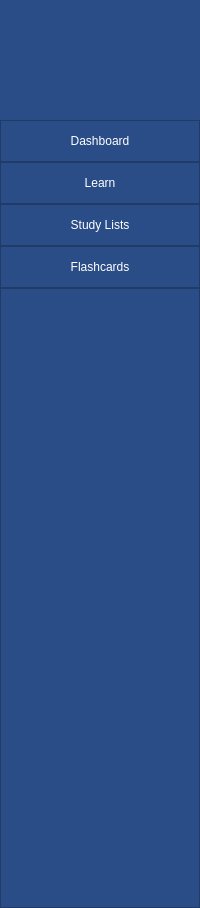
     <widget class="QFrame" name="side_bar">
      <property name="minimumSize">
       <size>
        <width>200</width>
        <height>0</height>
       </size>
      </property>
      <property name="maximumSize">
       <size>
        <width>200</width>
        <height>900</height>
       </size>
      </property>
      <property name="styleSheet">
       <string notr="true">background-color: rgb(58, 74, 97);</string>
      </property>
      <property name="frameShape">
       <enum>QFrame::NoFrame</enum>
      </property>
      <property name="frameShadow">
       <enum>QFrame::Raised</enum>
      </property>
      <layout class="QVBoxLayout" name="verticalLayout_7">
       <property name="spacing">
        <number>0</number>
       </property>
       <property name="leftMargin">
        <number>0</number>
       </property>
       <property name="topMargin">
        <number>0</number>
       </property>
       <property name="rightMargin">
        <number>0</number>
       </property>
       <property name="bottomMargin">
        <number>0</number>
       </property>
       <item>
        <widget class="QFrame" name="leftBar_top">
         <property name="minimumSize">
          <size>
           <width>0</width>
           <height>120</height>
          </size>
         </property>
         <property name="maximumSize">
          <size>
           <width>250</width>
           <height>120</height>
          </size>
         </property>
         <property name="styleSheet">
          <string notr="true">background-color: #2A4D87;</string>
         </property>
         <property name="frameShape">
          <enum>QFrame::NoFrame</enum>
         </property>
         <property name="frameShadow">
          <enum>QFrame::Raised</enum>
         </property>
        </widget>
       </item>
       <item>
        <widget class="QFrame" name="buttons">
         <property name="minimumSize">
          <size>
           <width>0</width>
           <height>0</height>
          </size>
         </property>
         <property name="maximumSize">
          <size>
           <width>16777215</width>
           <height>16777215</height>
          </size>
         </property>
         <property name="styleSheet">
          <string notr="true">background-color: #2A4D87;</string>
         </property>
         <property name="frameShape">
          <enum>QFrame::NoFrame</enum>
         </property>
         <property name="frameShadow">
          <enum>QFrame::Raised</enum>
         </property>
         <layout class="QVBoxLayout" name="verticalLayout_98">
          <property name="spacing">
           <number>0</number>
          </property>
          <property name="leftMargin">
           <number>0</number>
          </property>
          <property name="topMargin">
           <number>0</number>
          </property>
          <property name="rightMargin">
           <number>0</number>
          </property>
          <property name="bottomMargin">
           <number>0</number>
          </property>
          <item>
           <widget class="QFrame" name="button_dashboard_frame">
            <property name="styleSheet">
             <string notr="true">QListWidget{
border: solid lightgray;
border-width: 0px 1px 0px 0px;
}</string>
            </property>
            <property name="frameShape">
             <enum>QFrame::StyledPanel</enum>
            </property>
            <property name="frameShadow">
             <enum>QFrame::Raised</enum>
            </property>
            <layout class="QVBoxLayout" name="verticalLayout_2">
             <property name="spacing">
              <number>0</number>
             </property>
             <property name="leftMargin">
              <number>0</number>
             </property>
             <property name="topMargin">
              <number>0</number>
             </property>
             <property name="rightMargin">
              <number>0</number>
             </property>
             <property name="bottomMargin">
              <number>0</number>
             </property>
             <item>
              <widget class="QPushButton" name="button_dashboard">
               <property name="minimumSize">
                <size>
                 <width>0</width>
                 <height>40</height>
                </size>
               </property>
               <property name="maximumSize">
                <size>
                 <width>16777215</width>
                 <height>16777215</height>
                </size>
               </property>
               <property name="cursor">
                <cursorShape>PointingHandCursor</cursorShape>
               </property>
               <property name="layoutDirection">
                <enum>Qt::LeftToRight</enum>
               </property>
               <property name="styleSheet">
                <string notr="true">color: rgb(255, 255, 255);</string>
               </property>
               <property name="text">
                <string>Dashboard</string>
               </property>
               <property name="checkable">
                <bool>true</bool>
               </property>
               <property name="flat">
                <bool>true</bool>
               </property>
              </widget>
             </item>
            </layout>
           </widget>
          </item>
          <item>
           <widget class="QFrame" name="button_learn_frame">
            <property name="frameShape">
             <enum>QFrame::StyledPanel</enum>
            </property>
            <property name="frameShadow">
             <enum>QFrame::Raised</enum>
            </property>
            <layout class="QVBoxLayout" name="verticalLayout_94">
             <property name="spacing">
              <number>0</number>
             </property>
             <property name="leftMargin">
              <number>0</number>
             </property>
             <property name="topMargin">
              <number>0</number>
             </property>
             <property name="rightMargin">
              <number>0</number>
             </property>
             <property name="bottomMargin">
              <number>0</number>
             </property>
             <item>
              <widget class="QPushButton" name="button_learn">
               <property name="minimumSize">
                <size>
                 <width>0</width>
                 <height>40</height>
                </size>
               </property>
               <property name="maximumSize">
                <size>
                 <width>16777215</width>
                 <height>16777215</height>
                </size>
               </property>
               <property name="cursor">
                <cursorShape>PointingHandCursor</cursorShape>
               </property>
               <property name="styleSheet">
                <string notr="true">color: rgb(255, 255, 255);</string>
               </property>
               <property name="text">
                <string>Learn</string>
               </property>
               <property name="checkable">
                <bool>true</bool>
               </property>
               <property name="flat">
                <bool>true</bool>
               </property>
              </widget>
             </item>
            </layout>
           </widget>
          </item>
          <item>
           <widget class="QFrame" name="button_studylist_frame">
            <property name="frameShape">
             <enum>QFrame::StyledPanel</enum>
            </property>
            <property name="frameShadow">
             <enum>QFrame::Raised</enum>
            </property>
            <layout class="QVBoxLayout" name="verticalLayout_95">
             <property name="spacing">
              <number>0</number>
             </property>
             <property name="leftMargin">
              <number>0</number>
             </property>
             <property name="topMargin">
              <number>0</number>
             </property>
             <property name="rightMargin">
              <number>0</number>
             </property>
             <property name="bottomMargin">
              <number>0</number>
             </property>
             <item>
              <widget class="QPushButton" name="button_studylist">
               <property name="minimumSize">
                <size>
                 <width>0</width>
                 <height>40</height>
                </size>
               </property>
               <property name="maximumSize">
                <size>
                 <width>16777215</width>
                 <height>16777215</height>
                </size>
               </property>
               <property name="cursor">
                <cursorShape>PointingHandCursor</cursorShape>
               </property>
               <property name="styleSheet">
                <string notr="true">color: rgb(255, 255, 255);</string>
               </property>
               <property name="text">
                <string>Study Lists</string>
               </property>
               <property name="checkable">
                <bool>true</bool>
               </property>
               <property name="flat">
                <bool>true</bool>
               </property>
              </widget>
             </item>
            </layout>
           </widget>
          </item>
          <item>
           <widget class="QFrame" name="button_flashcards_frame">
            <property name="frameShape">
             <enum>QFrame::StyledPanel</enum>
            </property>
            <property name="frameShadow">
             <enum>QFrame::Raised</enum>
            </property>
            <layout class="QVBoxLayout" name="verticalLayout_97">
             <property name="spacing">
              <number>0</number>
             </property>
             <property name="leftMargin">
              <number>0</number>
             </property>
             <property name="topMargin">
              <number>0</number>
             </property>
             <property name="rightMargin">
              <number>0</number>
             </property>
             <property name="bottomMargin">
              <number>0</number>
             </property>
             <item>
              <widget class="QPushButton" name="button_flashcards">
               <property name="minimumSize">
                <size>
                 <width>0</width>
                 <height>40</height>
                </size>
               </property>
               <property name="maximumSize">
                <size>
                 <width>16777215</width>
                 <height>16777215</height>
                </size>
               </property>
               <property name="cursor">
                <cursorShape>PointingHandCursor</cursorShape>
               </property>
               <property name="styleSheet">
                <string notr="true">color: rgb(255, 255, 255);</string>
               </property>
               <property name="text">
                <string>Flashcards</string>
               </property>
               <property name="checkable">
                <bool>true</bool>
               </property>
               <property name="flat">
                <bool>true</bool>
               </property>
              </widget>
             </item>
            </layout>
           </widget>
          </item>
         </layout>
        </widget>
       </item>
       <item>
        <widget class="QFrame" name="frame_3">
         <property name="minimumSize">
          <size>
           <width>0</width>
           <height>620</height>
          </size>
         </property>
         <property name="maximumSize">
          <size>
           <width>16777215</width>
           <height>620</height>
          </size>
         </property>
         <property name="cursor">
          <cursorShape>WaitCursor</cursorShape>
         </property>
         <property name="styleSheet">
          <string notr="true">background-color: #2A4D87;</string>
         </property>
         <property name="frameShape">
          <enum>QFrame::StyledPanel</enum>
         </property>
         <property name="frameShadow">
          <enum>QFrame::Raised</enum>
         </property>
        </widget>
       </item>
      </layout>
     </widget>
